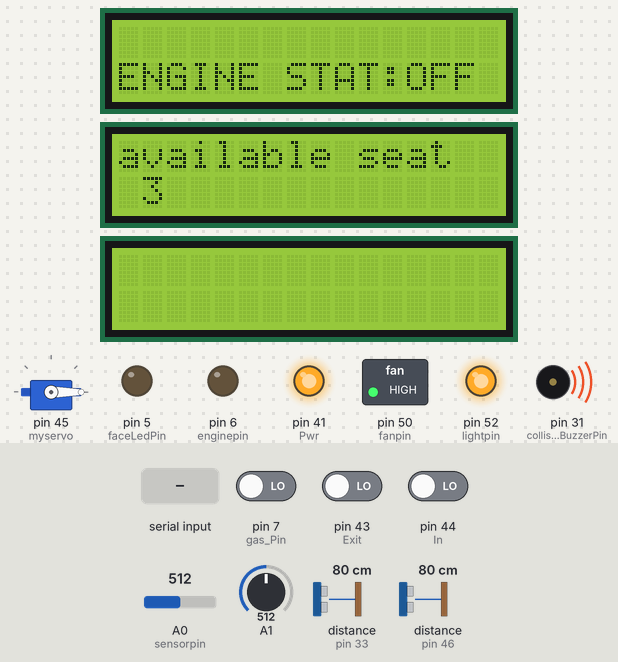
Simulated run of this sketch. Board: Arduino Mega 2560, built with avr-gcc and run on an emulated ATmega2560. Parts: servo, 3 × 16×2 character LCD, switched loads named in the sketch (green lamp = pin HIGH), output pins drawn as LEDs (lit = HIGH), buzzer (waves = sounding). Wiring (inferred from the names in the program): 2 × ultrasonic range finder: trigger pin 34, echo pin 33 / trigger pin 47, echo pin 46. The test bench sets the inputs (shaded band); at power-on: pin 7 (gas_Pin) LOW, pin 43 (Exit) LOW, distance to the obstacle (sensors on pin 46, pin 33) 80 cm, pin 44 (In) LOW, A0 (sensorpin) = 512, A1 = 512. The echo pulse lasts 58.3 µs per cm; pins used as bus, display or sensor lines are not drawn.

Above: at 1.3 s.
1.4 s: "1" received over Serial
At 2.2 s:
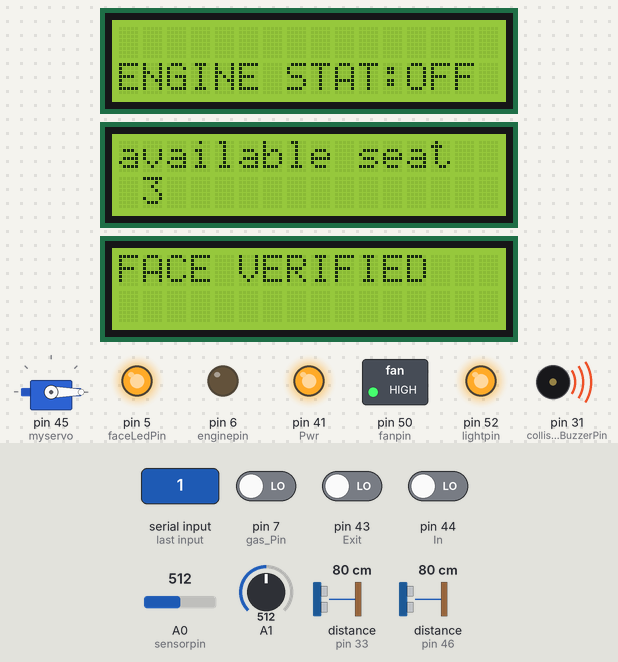
3.2 s: pin 7 (gas_Pin) driven HIGH
At 3.6 s:
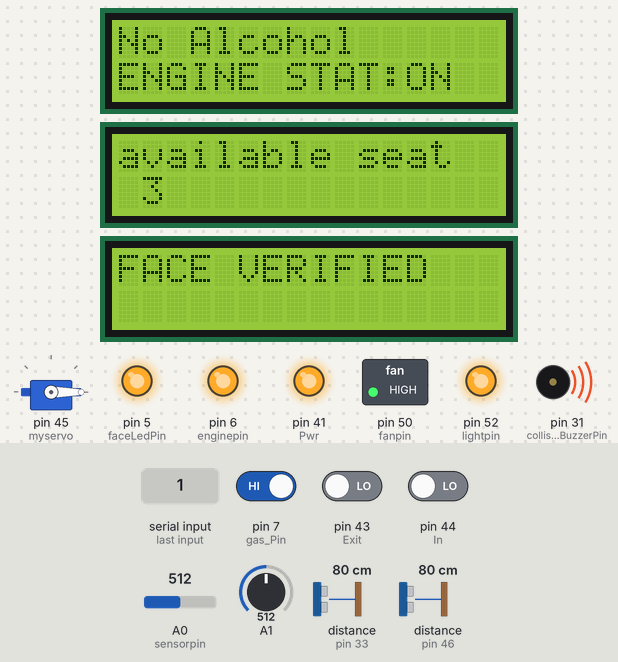
4.7 s: pin 43 (Exit) driven HIGH
At 5.1 s:
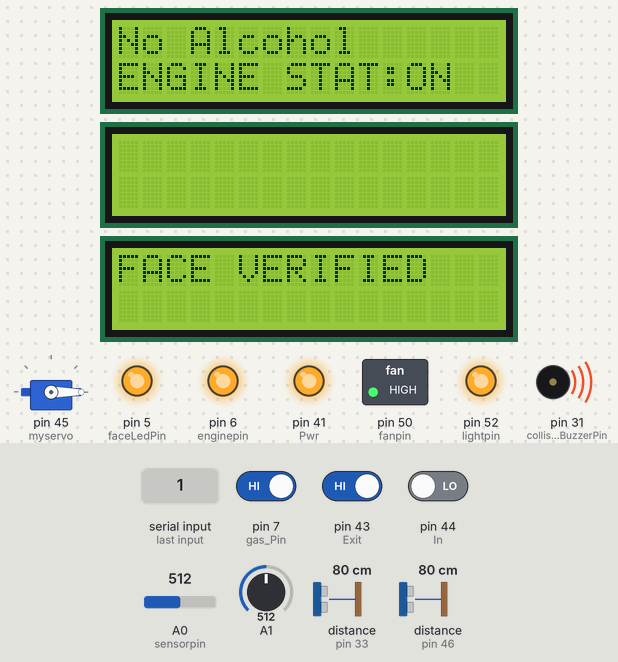
6.3 s: "0" received over Serial
At 6.9 s:
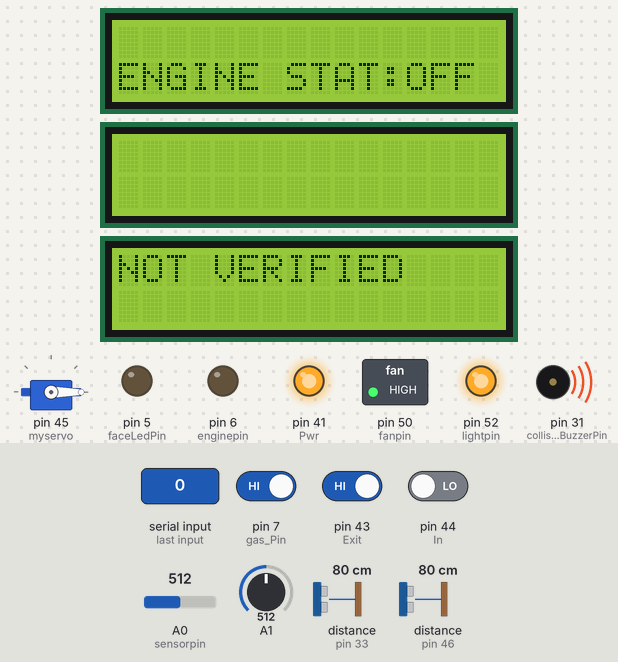
7.9 s: pin 43 (Exit) driven LOW
At 8.7 s:
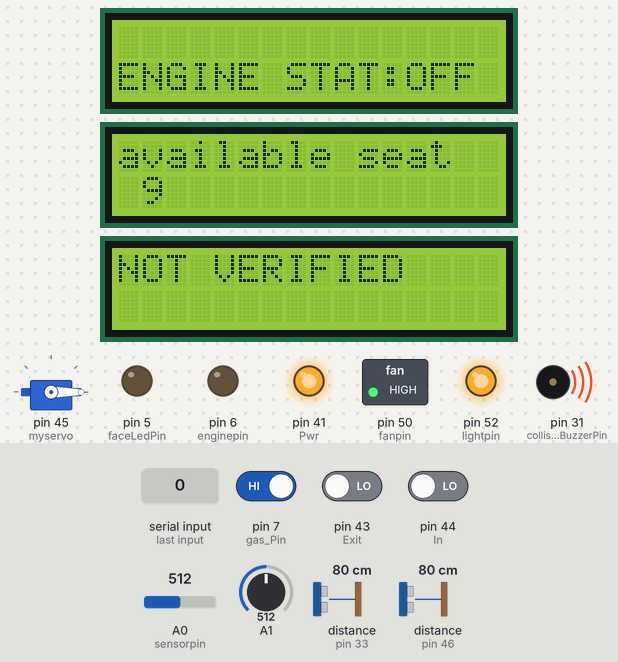
9.4 s: distance to the obstacle (sensor on pin 46) set to 22 cm
10.9 s: distance to the obstacle (sensor on pin 46) set to 18 cm
At 12.4 s:
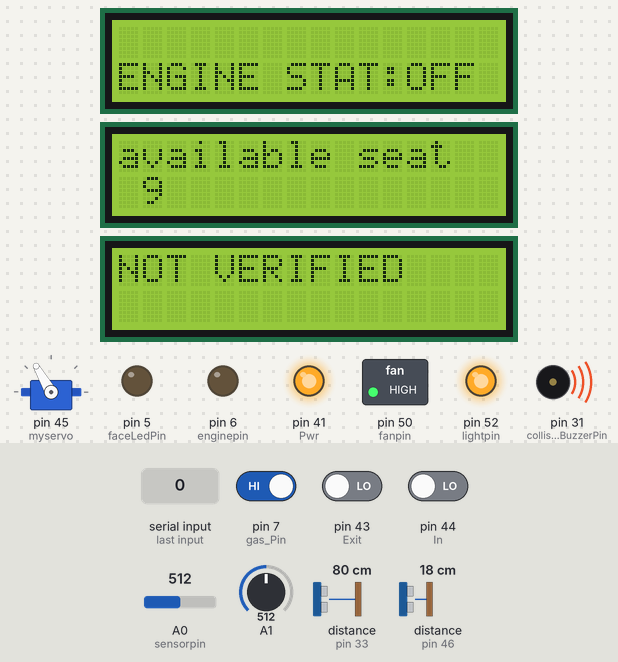
Timing chart, 0 to 13.6 s (numbered marks = the images above; inputs shaded):
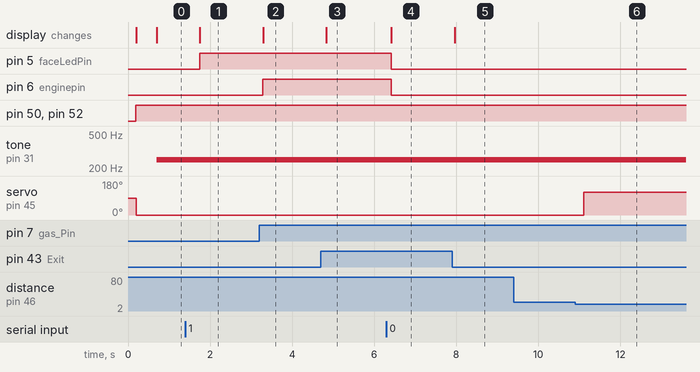

The sketch:

DigitalInputPullup.ino
```cpp
#include<Servo.h>
#include<LiquidCrystal.h>
#define gas_Pin 7
#define Exit 43         				// EXIT push button sensor.
#define In 44         				// Entry push button sensor.
#define Pwr 41           			// Power for push buttons.
#define Gnd 42                // Ground for push buttons.
#define CAPACITY 30      			// Total Capacity of the parking lot.

const int rs=13, en=12, d4=11, d5=10, d6=9, d7=8;
LiquidCrystal lcd(rs, en, d4, d5, d6, d7);
LiquidCrystal lcd1(40, 39, 38, 37, 36, 35);
LiquidCrystal lcd_face(30, 29, 28, 27, 26, 25);

Servo myservo;
int fanpin=50;
int lightpin=52;
int sensorpin= A0;
int enginepin=6;
int temp;

int trigpin=47;
int echopin=46;

long duration_0;
int distance_0;
int gas_value;
int day_light;
// int temp;

const int dist_trigPin = 34; //trig pin connection
const int dist_echoPin = 33;  //echopin connection
long duration;
int distance;

int collisionLedPin=32;
int collisionBuzzerPin=31;

const int faceLedPin = 5;
int data = 0;
int flag = 0;
int stat = 0;

void setup() {
  pinMode(lightpin,OUTPUT);
  pinMode(fanpin,OUTPUT);
  pinMode(sensorpin,INPUT);
  pinMode(trigpin,OUTPUT);
  pinMode(echopin,INPUT);
  pinMode(enginepin,OUTPUT);
  pinMode(dist_trigPin, OUTPUT);
  pinMode(dist_echoPin, INPUT);
  myservo.attach(45) ;

  pinMode(Gnd, OUTPUT);
  pinMode(Pwr, OUTPUT);
  pinMode(Exit, INPUT);
  pinMode(In, INPUT);

  pinMode(faceLedPin, OUTPUT);
  digitalWrite (faceLedPin, LOW);


  digitalWrite(Gnd, LOW);			 // pin 10 is for Ground
  digitalWrite(Pwr, HIGH);		 // pin 6 is for power

  Serial.begin(9600);
  lcd.begin(16, 2);
  lcd1.begin(16, 2);
  lcd_face.begin(16, 2);
}
int  Available= 3;

void loop() {

  AutoLight();

  AutoCooling();

  AutoDoor();

  FacialDetection();

  AlcoholDetection();

  AvailableSeatCount();

  CollisionAvoidance();

}


void AutoLight(){
  day_light = analogRead(A1);
  digitalWrite(lightpin, LOW);
  // Serial.print("distanceCm  ");
  // Serial.println(distance);

  if (day_light >= 25 ) {
    digitalWrite(52, HIGH);
  } else {
    digitalWrite(52, LOW);
  }
}

void AutoCooling(){
  temp = analogRead(sensorpin);
  temp = temp/2.0741;
  temp = temp + 1;

  if(temp>25){
    digitalWrite(fanpin,HIGH);
  } else {
    digitalWrite(fanpin,LOW);
  }
}

void AutoDoor(){
  digitalWrite (trigpin, LOW);
  delayMicroseconds (2);
  digitalWrite (trigpin, HIGH);
  delayMicroseconds (10) ;
  digitalWrite (trigpin, LOW);

  duration_0 = pulseIn (echopin, HIGH);
  distance_0 = (duration_0 / 2)/ 29.412 ;
  distance_0 = distance_0+1;

  if(distance_0 <= 20){
    if(Available>=1){
      myservo.write(120);
    } else {
      myservo.write(0);
    }
  } else {
    myservo.write(0);
  }
}

void FacialDetection(){

  if(Serial.available() > 0)
  {
    data = Serial.read();
  }

  if (flag == 0 && data == '1')
  {
    VerifyFace();
    stat = 1;
    flag = 1;
    delay(500);
  }
  else if (data == '0')
  {
    lcd_face.clear();
    lcd_face.setCursor(0,0);
    lcd_face.println("NOT VERIFIED");
    digitalWrite (faceLedPin, LOW);
    stat = 2;
    flag = 0;
  }
}

void SerialFlush(){
  while(Serial.available() > 0){
    char t = Serial.read();
  }
}

void AlcoholDetection(){
  gas_value = digitalRead(gas_Pin);
  digitalWrite(enginepin,LOW);
  if(gas_value==1 && stat == 1) {
    lcd.clear();
    digitalWrite(enginepin,HIGH);
    lcd.setCursor(0,0);
    lcd.print("No Alcohol");
    lcd.setCursor(0,1);
    lcd.print("ENGINE STAT:ON");
    lcd.display();
  }
  else {
    lcd.clear();
    digitalWrite(enginepin,LOW);
    lcd.setCursor(0,1);
    lcd.print("ENGINE STAT:OFF");
    lcd.display();
  }
  delay(500);
  // lcd.clear();
}

// void SerialFlush(){
//   while(Serial.available() > 0){
//     char t = Serial.read();
//   }
// }

void AvailableSeatCount(){
    lcd1.setCursor(0,0);
    lcd1.print("available seat");
    lcd1.setCursor(1,1);
    lcd1.print(Available);
    lcd1.display();
    if(digitalRead(In)== 1)
    {
      if(Available != 0)
      {
        Available = Available - 1;
        lcd1.clear();
      }
    }

    if(digitalRead(Exit)== 1)
    {
      if(Available != CAPACITY)
      {
        Available = Available + 1;
        lcd1.clear();
      }
    }
    // delay(500);
    // lcd1.clear();
}

void CollisionAvoidance(){
    digitalWrite(dist_trigPin, LOW);
    delayMicroseconds(2);
    digitalWrite(dist_trigPin, HIGH);
    delayMicroseconds(10);
    digitalWrite(dist_trigPin, LOW);
    duration = pulseIn(dist_echoPin, HIGH);
    distance= duration*0.034/2;
    distance= distance/100;

    if(distance<4){
      digitalWrite(collisionLedPin, HIGH);
    } else {
      digitalWrite(collisionLedPin, LOW);
    }

    if(distance<3){
      tone(collisionBuzzerPin,250);
    } else {
      noTone(collisionBuzzerPin);
    }
}

void VerifyFace(){

  // delay(500);

  lcd_face.clear();
  lcd_face.setCursor(0,0);
  lcd_face.println("FACE VERIFIED ");
  lcd_face.setCursor(0,0);
  lcd_face.println("FACE VERIFIED ");
  digitalWrite (faceLedPin, HIGH);
  // delay(1000);
  // lcd.clear();

  // AlcoholDetection();

}


// void SerialFlush(){
//   while(Serial.available() > 0){
//     char t = Serial.read();
//   }
// }
// }
```

Measured:
- the behaviour switches between 21 and 20 cm on distance to the obstacle (sensor on pin 46) (found by bisection; images 5 and 6)
- after the input at 1.4 s, pin 5 (faceLedPin): LOW → HIGH after 0.35 s; the display: changes after 0.35 s (image 1)
- after the input at 3.2 s, pin 6 (enginepin): LOW → HIGH after 0.09 s; the display: changes after 0.09 s (image 2)
- after the input at 4.7 s, the display: changes after 0.14 s (image 3)
- after the input at 6.3 s, pin 5 (faceLedPin), pin 6 (enginepin): HIGH → LOW after 0.11 s; the display: changes after 0.12 s (image 4)
- after the input at 7.9 s, the display: changes after 0.07 s (image 5)
- after the input at 10.9 s, servo on pin 45 (myservo): 0° → 120° after 0.21 s
